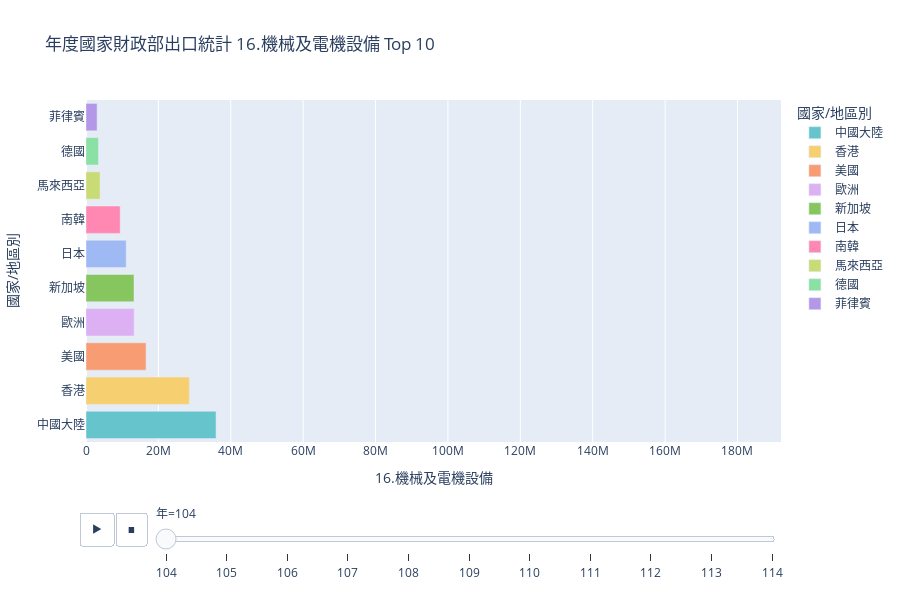

Source (notebook cell):
### Markdown cell above
### bar chart animation ###

### Code cell
# Aggregate by year per country
df_yearly = df.groupby(['年', CLstr], as_index=False)[colName].sum()

#Rank Top N per year
df_yearly['rank'] = df_yearly.groupby('年')[colName].rank(method='first', ascending=False)
df_topN = df_yearly[df_yearly['rank'] <= topN].copy()

#Sort for plotting
df_topN = df_topN.sort_values(['年', colName], ascending=[True, False])
df_topN["年"] = df_topN["年"].astype(str)  # make sure frame names are string

#Create figure
fig = px.bar(
    df_topN,
    x=colName,
    y=CLstr,
    color=CLstr,
    orientation='h',
    animation_frame="年",
    animation_group=CLstr,
    title= fig_title,

    color_discrete_sequence=px.colors.qualitative.Pastel,
    width=900,
    height=600,
    range_x=[0, df_topN[colName].max() * 1.1],  # dynamic x-axis max
)

#Update each frame for dynamic y-axis ordering and text labels
for frame in fig.frames:
    year_data = df_topN[df_topN["年"] == frame.name].sort_values(colName, ascending=True)
    
    # Update y-axis order
    frame.layout.yaxis = dict(
        categoryorder="array",
        categoryarray=year_data[CLstr].tolist()#,
        #autorange='reversed'  # top bar at top
    )
    
    
#Layout
fig.update_layout(
    title= fig_title,
    xaxis_title=colName,
    yaxis_title=CLstr,
)

fig.update_layout(
    yaxis=dict(
        categoryorder="array",
        categoryarray=[]#,
        #autorange='reversed'  # <-- this flips the bars so top bar is at top
    )
)

#Slow down animation
fig.layout.updatemenus[0].buttons[0].args[1]['frame']['duration'] = 2500  # 2.5 sec per frame

#Show figure
fig.show()

### Figure 1 — Plotly figure (JSON) as saved in the notebook; plotly's stock layout.template omitted (floating-point values rounded to 4 significant figures)
{"data": [{"hovertemplate": "國家/地區別=%{y}<br>年=104<br>16.機械及電機設備=%{x}<extra></extra>", "ids": ["中國大陸"], "legendgroup": "中國大陸", "marker": {"color": "rgb(102, 197, 204)", "pattern": {"shape": ""}}, "name": "中國大陸", "orientation": "h", "showlegend": true, "textposition": "auto", "type": "bar", "x": [35930401], "xaxis": "x", "y": ["中國大陸"], "yaxis": "y"}, {"hovertemplate": "國家/地區別=%{y}<br>年=104<br>16.機械及電機設備=%{x}<extra></extra>", "ids": ["香港"], "legendgroup": "香港", "marker": {"color": "rgb(246, 207, 113)", "pattern": {"shape": ""}}, "name": "香港", "orientation": "h", "showlegend": true, "textposition": "auto", "type": "bar", "x": [28555523], "xaxis": "x", "y": ["香港"], "yaxis": "y"}, {"hovertemplate": "國家/地區別=%{y}<br>年=104<br>16.機械及電機設備=%{x}<extra></extra>", "ids": ["美國"], "legendgroup": "美國", "marker": {"color": "rgb(248, 156, 116)", "pattern": {"shape": ""}}, "name": "美國", "orientation": "h", "showlegend": true, "textposition": "auto", "type": "bar", "x": [16597061], "xaxis": "x", "y": ["美國"], "yaxis": "y"}, {"hovertemplate": "國家/地區別=%{y}<br>年=104<br>16.機械及電機設備=%{x}<extra></extra>", "ids": ["歐洲"], "legendgroup": "歐洲", "marker": {"color": "rgb(220, 176, 242)", "pattern": {"shape": ""}}, "name": "歐洲", "orientation": "h", "showlegend": true, "textposition": "auto", "type": "bar", "x": [13301840], "xaxis": "x", "y": ["歐洲"], "yaxis": "y"}, {"hovertemplate": "國家/地區別=%{y}<br>年=104<br>16.機械及電機設備=%{x}<extra></extra>", "ids": ["新加坡"], "legendgroup": "新加坡", "marker": {"color": "rgb(135, 197, 95)", "pattern": {"shape": ""}}, "name": "新加坡", "orientation": "h", "showlegend": true, "textposition": "auto", "type": "bar", "x": [13262410], "xaxis": "x", "y": ["新加坡"], "yaxis": "y"}, {"hovertemplate": "國家/地區別=%{y}<br>年=104<br>16.機械及電機設備=%{x}<extra></extra>", "ids": ["日本"], "legendgroup": "日本", "marker": {"color": "rgb(158, 185, 243)", "pattern": {"shape": ""}}, "name": "日本", "orientation": "h", "showlegend": true, "textposition": "auto", "type": "bar", "x": [11099827], "xaxis": "x", "y": ["日本"], "yaxis": "y"}, {"hovertemplate": "國家/地區別=%{y}<br>年=104<br>16.機械及電機設備=%{x}<extra></extra>", "ids": ["南韓"], "legendgroup": "南韓", "marker": {"color": "rgb(254, 136, 177)", "pattern": {"shape": ""}}, "name": "南韓", "orientation": "h", "showlegend": true, "textposition": "auto", "type": "bar", "x": [9439709], "xaxis": "x", "y": ["南韓"], "yaxis": "y"}, {"hovertemplate": "國家/地區別=%{y}<br>年=104<br>16.機械及電機設備=%{x}<extra></extra>", "ids": ["馬來西亞"], "legendgroup": "馬來西亞", "marker": {"color": "rgb(201, 219, 116)", "pattern": {"shape": ""}}, "name": "馬來西亞", "orientation": "h", "showlegend": true, "textposition": "auto", "type": "bar", "x": [3880803], "xaxis": "x", "y": ["馬來西亞"], "yaxis": "y"}, {"hovertemplate": "國家/地區別=%{y}<br>年=104<br>16.機械及電機設備=%{x}<extra></extra>", "ids": ["德國"], "legendgroup": "德國", "marker": {"color": "rgb(139, 224, 164)", "pattern": {"shape": ""}}, "name": "德國", "orientation": "h", "showlegend": true, "textposition": "auto", "type": "bar", "x": [3446504], "xaxis": "x", "y": ["德國"], "yaxis": "y"}, {"hovertemplate": "國家/地區別=%{y}<br>年=104<br>16.機械及電機設備=%{x}<extra></extra>", "ids": ["菲律賓"], "legendgroup": "菲律賓", "marker": {"color": "rgb(180, 151, 231)", "pattern": {"shape": ""}}, "name": "菲律賓", "orientation": "h", "showlegend": true, "textposition": "auto", "type": "bar", "x": [3071818], "xaxis": "x", "y": ["菲律賓"], "yaxis": "y"}], "layout": {"barmode": "relative", "height": 600, "legend": {"title": {"text": "國家/地區別"}, "tracegroupgap": 0}, "sliders": [{"active": 0, "currentvalue": {"prefix": "年="}, "len": 0.9, "pad": {"b": 10, "t": 60}, "steps": [{"args": [["104"], {"frame": {"duration": 0, "redraw": true}, "fromcurrent": true, "mode": "immediate", "transition": {"duration": 0, "easing": "linear"}}], "label": "104", "method": "animate"}, {"args": [["105"], {"frame": {"duration": 0, "redraw": true}, "fromcurrent": true, "mode": "immediate", "transition": {"duration": 0, "easing": "linear"}}], "label": "105", "method": "animate"}, {"args": [["106"], {"frame": {"duration": 0, "redraw": true}, "fromcurrent": true, "mode": "immediate", "transition": {"duration": 0, "easing": "linear"}}], "label": "106", "method": "animate"}, {"args": [["107"], {"frame": {"duration": 0, "redraw": true}, "fromcurrent": true, "mode": "immediate", "transition": {"duration": 0, "easing": "linear"}}], "label": "107", "method": "animate"}, {"args": [["108"], {"frame": {"duration": 0, "redraw": true}, "fromcurrent": true, "mode": "immediate", "transition": {"duration": 0, "easing": "linear"}}], "label": "108", "method": "animate"}, {"args": [["109"], {"frame": {"duration": 0, "redraw": true}, "fromcurrent": true, "mode": "immediate", "transition": {"duration": 0, "easing": "linear"}}], "label": "109", "method": "animate"}, {"args": [["110"], {"frame": {"duration": 0, "redraw": true}, "fromcurrent": true, "mode": "immediate", "transition": {"duration": 0, "easing": "linear"}}], "label": "110", "method": "animate"}, {"args": [["111"], {"frame": {"duration": 0, "redraw": true}, "fromcurrent": true, "mode": "immediate", "transition": {"duration": 0, "easing": "linear"}}], "label": "111", "method": "animate"}, {"args": [["112"], {"frame": {"duration": 0, "redraw": true}, "fromcurrent": true, "mode": "immediate", "transition": {"duration": 0, "easing": "linear"}}], "label": "112", "method": "animate"}, {"args": [["113"], {"frame": {"duration": 0, "redraw": true}, "fromcurrent": true, "mode": "immediate", "transition": {"duration": 0, "easing": "linear"}}], "label": "113", "method": "animate"}, {"args": [["114"], {"frame": {"duration": 0, "redraw": true}, "fromcurrent": true, "mode": "immediate", "transition": {"duration": 0, "easing": "linear"}}], "label": "114", "method": "animate"}], "x": 0.1, "xanchor": "left", "y": 0, "yanchor": "top"}], "title": {"text": "年度國家財政部出口統計 16.機械及電機設備 Top 10"}, "updatemenus": [{"buttons": [{"args": [null, {"frame": {"duration": 2500, "redraw": true}, "fromcurrent": true, "mode": "immediate", "transition": {"duration": 500, "easing": "linear"}}], "label": "&#9654;", "method": "animate"}, {"args": [[null], {"frame": {"duration": 0, "redraw": true}, "fromcurrent": true, "mode": "immediate", "transition": {"duration": 0, "easing": "linear"}}], "label": "&#9724;", "method": "animate"}], "direction": "left", "pad": {"r": 10, "t": 70}, "showactive": false, "type": "buttons", "x": 0.1, "xanchor": "right", "y": 0, "yanchor": "top"}], "width": 900, "xaxis": {"anchor": "y", "domain": [0, 1], "range": [0, 192000000.0], "title": {"text": "16.機械及電機設備"}}, "yaxis": {"anchor": "x", "categoryarray": [], "categoryorder": "array", "domain": [0, 1], "title": {"text": "國家/地區別"}}}}
